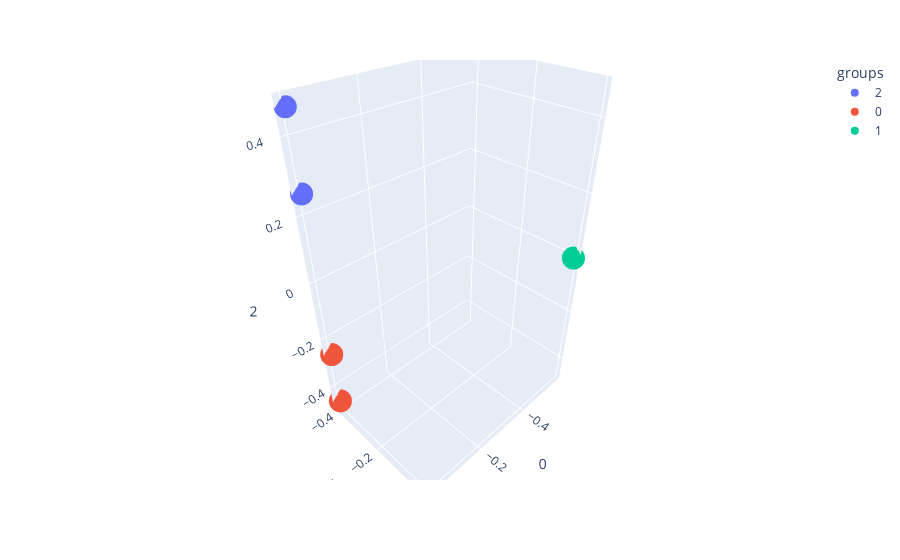

The notebook cell saved with this chart:
### Code cell
import plotly.express as px

df = pd.DataFrame(U)
df['groups'] = [str(i) for i in kmeans.labels_]

fig = px.scatter_3d(df, x=0, y=1, z=2,color='groups')
fig.show()

### Figure 1 — Plotly figure (JSON) as saved in the notebook; plotly's stock layout.template omitted (floating-point values rounded to 4 significant figures)
{"data": [{"hovertemplate": "groups=2<br>0=%{x}<br>1=%{y}<br>2=%{z}<extra></extra>", "legendgroup": "2", "marker": {"color": "#636efa", "symbol": "circle"}, "mode": "markers", "name": "2", "scene": "scene", "showlegend": true, "type": "scatter3d", "x": [0, 0, 0], "y": [-0.4082, -0.4082, -0.4082], "z": [0.4647, 0.4647, 0.261]}, {"hovertemplate": "groups=0<br>0=%{x}<br>1=%{y}<br>2=%{z}<extra></extra>", "legendgroup": "0", "marker": {"color": "#EF553B", "symbol": "circle"}, "mode": "markers", "name": "0", "scene": "scene", "showlegend": true, "type": "scatter3d", "x": [0, 0, 0], "y": [-0.4082, -0.4082, -0.4082], "z": [-0.261, -0.4647, -0.4647]}, {"hovertemplate": "groups=1<br>0=%{x}<br>1=%{y}<br>2=%{z}<extra></extra>", "legendgroup": "1", "marker": {"color": "#00cc96", "symbol": "circle"}, "mode": "markers", "name": "1", "scene": "scene", "showlegend": true, "type": "scatter3d", "x": [-0.5774, -0.5774, -0.5774], "y": [0, 0, 0], "z": [0, 0, 0]}], "layout": {"legend": {"title": {"text": "groups"}, "tracegroupgap": 0}, "margin": {"t": 60}, "scene": {"domain": {"x": [0, 1], "y": [0, 1]}, "xaxis": {"title": {"text": "0"}}, "yaxis": {"title": {"text": "1"}}, "zaxis": {"title": {"text": "2"}}}}}
